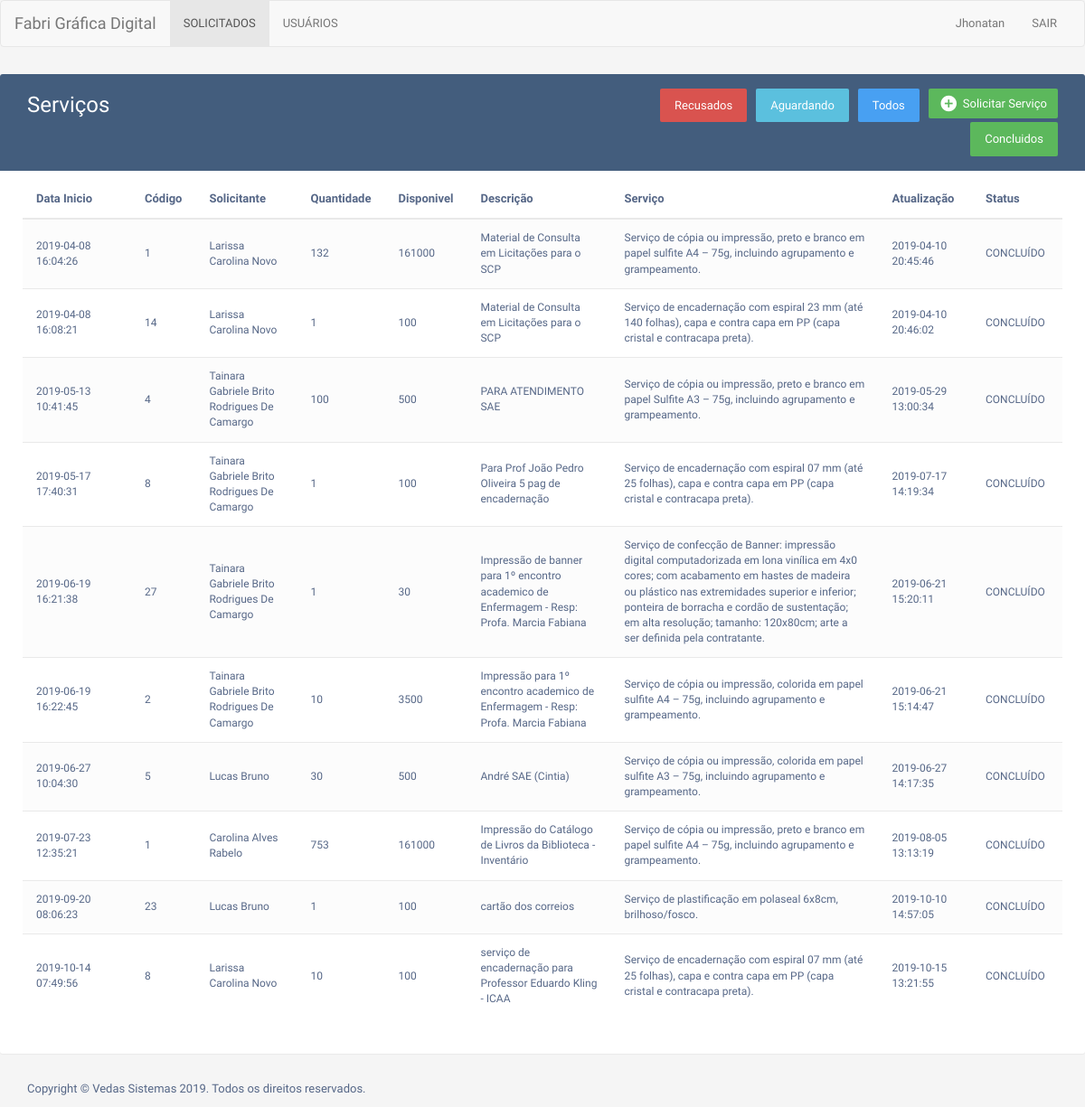
Page /interno/administrador/concluidos.php (signed in) on the committed database.
### tables this page shows
CREATE TABLE `impressao` (
  `id` int(11) NOT NULL,
  `data_inicio` datetime DEFAULT CURRENT_TIMESTAMP,
  `descricao` varchar(250) NOT NULL,
  `quantidade` int(10) NOT NULL,
  `id_produto` int(11) NOT NULL,
  `status` int(11) NOT NULL,
  `data` timestamp NULL DEFAULT CURRENT_TIMESTAMP,
  `id_professor` int(11) NOT NULL,
  `unidade` int(11) DEFAULT NULL
);

CREATE TABLE `produtos` (
  `id` int(11) NOT NULL,
  `codigo` int(11) NOT NULL,
  `descricao_prod` varchar(500) NOT NULL,
  `quantidade` int(11) NOT NULL,
  `valor_unidade` decimal(10,2) NOT NULL,
  `status` int(1) DEFAULT NULL
);

CREATE TABLE `usuarios` (
  `id` int(11) NOT NULL,
  `matricula` int(11) NOT NULL,
  `nome` varchar(220) NOT NULL,
  `login` varchar(220) NOT NULL,
  `senha` varchar(64) NOT NULL,
  `nivel` int(11) NOT NULL,
  `unidade` int(11) NOT NULL,
  `status` int(11) NOT NULL
);

### interno/administrador/concluidos.php (the view, shortened to what this page needs)
<?php
include_once("../conexao_bd.php");
 $VarNome  = $_SESSION['s_nome'];
 $VarUnidade = $_SESSION['s_unidade'];
?>
<!DOCTYPE html>
<html lang="en">
<head>
<link rel="stylesheet" href="https://maxcdn.bootstrapcdn.com/font-awesome/4.7.0/css/font-awesome.min.css">
<link rel="stylesheet" href="https://maxcdn.bootstrapcdn.com/bootstrap/3.3.7/css/bootstrap.min.css">
</head>
<body>
      <nav class="navbar navbar-default">
        <div class="container-fluid">
          <div class="navbar-header">
            <a class="navbar-brand" href="#">Fabri Gráfica Digital</a>
          </div>
          <div id="navbar" class="navbar-collapse collapse">
            <ul class="nav navbar-nav">
              <li  class="active"><a href="index.php">SOLICITADOS</a></li>
              <li><a href="usuarios.php">USUÁRIOS</a></li>
            </ul>
            <ul class="nav navbar-nav navbar-right">
              <li><a href="#"><?php echo "$VarNome"; ?></a></li>
              <li><a href="../administrador/logout.php">SAIR</a></li>
            </ul>
          </div>
        </div>
      </nav>
        <div class="table-wrapper">
            <div class="table-title">
                <div class="row">
                    <div class="col-sm-6">
            <h2>Serviços</b></h2>
          </div>
          <div class="col-sm-6">
            <a href="solicitar_servico.php" class="btn btn-success"><i class="material-icons">&#xE147;</i> <span>Solicitar Serviço</span></a>
            <a href="index.php"><button class="btn btn-lg " style="background-color: #48a0f2;">Todos</button></a>
            <a href="aguardando.php"><button class="btn btn-lg btn-info">Aguardando</button></a>
            <a href="recusados.php"><button class="btn btn-lg btn-danger">Recusados</button></a>
            <a href="concluidos.php"><button class="btn btn-lg btn-success">Concluidos</button></a>
          </div>
                </div>
            </div>
            <table class="table table-striped table-hover">
                <thead>
                    <tr>
                        <th style="width: 120px;">Data Inicio</th>
                        <th>Código</th>
                        <th>Solicitante</th>
                        <th>Quantidade</th>
                        <th>Disponivel</th>
                        <th>Descrição</th>
                        <th>Serviço</th>
                        <th>Atualização</th>
                        <th>Status</th>
                    </tr>
                </thead>
                <tbody>
                   <?php
    $result_impres= "SELECT impressao.id,impressao.descricao,
impressao.quantidade,impressao.status,
produtos.quantidade-
(select coalesce(sum(impressao2.quantidade),0) from impressao impressao2
    where (impressao2.status=1 or
impressao2.status=3 or impressao2.status=4) and extract(month FROM impressao2.data)=1
and extract(year FROM impressao2.data)=2019 and impressao2.id_produto=impressao.id_produto)
as disponivel,
impressao.id_produto,impressao.data_inicio,produtos.descricao_prod, produtos.codigo,
case when impressao.status=0 then 'AGUARDANDO'
when impressao.status=1 then 'CONFIRMADO'
when impressao.status=2 then 'RECUSADO'
when impressao.status=3 then 'EXECUTANDO'
when impressao.status=4 then 'CONCLUÍDO' end as Status,
impressao.data, impressao.id_professor, usuarios.nome as Solicitante, usuarios2.nome as Executor FROM impressao
left join produtos on (produtos.id=impressao.id_produto)
left join usuarios on (impressao.id_professor = usuarios.id)
left join usuarios usuarios2 on (impressao.status = usuarios2.id)
WHERE impressao.status=4 AND impressao.unidade = $VarUnidade";
    $resultado_impres = mysqli_query($conn, $result_impres);
    ?>
    <?php while($rows_impres = mysqli_fetch_assoc($resultado_impres)){
    ?>
            <tr style="font-size: 12px">
            <td><?php echo $rows_impres['data_inicio']; ?></td>
            <td><?php echo $rows_impres['codigo']; ?></td>
            <td><?php echo $rows_impres['Solicitante']; ?></td>
            <td><?php echo $rows_impres['quantidade']; ?></td>
            <td><?php echo $rows_impres['disponivel']; ?></td>
            <td><?php echo $rows_impres['descricao']; ?></td>
            <td><?php echo $rows_impres['descricao_prod']; ?></td>
                <td><?php echo $rows_impres['data']; ?></td>
                <td><?php echo $rows_impres['Status']; ?></td>
                         </tr>
                  <?php }?>
                </tbody>
            </table>
        </div>
     <footer>
<div class="footer" id="footer">
        <div class="container">
            <p class="pull-left"> Copyright © Vedas Sistemas 2019. Todos os direitos reservados. </p>
        </div>
    </div>
</footer>
</body>
</html>

### interno/administrador/concluidos.php (style rules this page uses)
body { color: #566787; background: #f5f5f5; font-family: 'Varela Round', sans-serif; font-size: 13px; }
.table-wrapper { background: #fff; padding: 20px 25px; margin: 30px 0; border-radius: 3px; box-shadow: 0 1px 1px rgba(0,0,0,.05); }
.table-title { padding-bottom: 15px; background: #435d7d; color: #fff; padding: 16px 30px; margin: -20px -25px 10px; border-radius: 3px 3px 0 0; }
.table-title h2 { margin: 5px 0 0; font-size: 24px; }
.table-title .btn { color: #fff; float: right; font-size: 13px; border: none; min-width: 50px; border-radius: 2px; border: none; outline: none !important; margin-left: 10px; }
.table-title .btn i { float: left; font-size: 21px; margin-right: 5px; }
.table-title .btn span { float: left; margin-top: 2px; }
table.table tr th, table.table tr td { border-color: #e9e9e9; padding: 12px 15px; vertical-align: middle; }
table.table tr th:first-child { width: 60px; }
table.table tr th:last-child { width: 100px; }
table.table-striped tbody tr:nth-of-type(odd) { background-color: #fcfcfc; }

### rows in the picture
impressao: data_inicio "2019-04-08 16:04:26", id_produto.codigo "1", id_professor.nome "Larissa Carolina Novo", quantidade "132", disponivel "161000", descricao "Material de Consulta em Licitações para o SCP", id_produto.descricao_prod "Serviço de cópia ou impressão, preto e branco em papel sulfite A4 – 75g, incluindo agrupamento e grampeamento.", data "2019-04-10 20:45:46", Status "CONCLUÍDO"
impressao: data_inicio "2019-04-08 16:08:21", id_produto.codigo "14", id_professor.nome "Larissa Carolina Novo", quantidade "1", disponivel "100", descricao "Material de Consulta em Licitações para o SCP", id_produto.descricao_prod "Serviço de encadernação com espiral 23 mm (até 140 folhas), capa e contra capa em PP (capa cristal e contracapa preta).", data "2019-04-10 20:46:02", Status "CONCLUÍDO"
impressao: data_inicio "2019-05-13 10:41:45", id_produto.codigo "4", id_professor.nome "Tainara Gabriele Brito Rodrigues De Camargo", quantidade "100", disponivel "500", descricao "PARA ATENDIMENTO SAE", id_produto.descricao_prod "Serviço de cópia ou impressão, preto e branco em papel Sulfite A3 – 75g, incluindo agrupamento e grampeamento.", data "2019-05-29 13:00:34", Status "CONCLUÍDO"
impressao: data_inicio "2019-05-17 17:40:31", id_produto.codigo "8", id_professor.nome "Tainara Gabriele Brito Rodrigues De Camargo", quantidade "1", disponivel "100", descricao "Para Prof João Pedro Oliveira 5 pag de encadernação", id_produto.descricao_prod "Serviço de encadernação com espiral 07 mm (até 25 folhas), capa e contra capa em PP (capa cristal e contracapa preta).", data "2019-07-17 14:19:34", Status "CONCLUÍDO"
impressao: data_inicio "2019-06-19 16:21:38", id_produto.codigo "27", id_professor.nome "Tainara Gabriele Brito Rodrigues De Camargo", quantidade "1", disponivel "30", descricao "Impressão de banner para 1º encontro academico de Enfermagem - Resp: Profa. Marcia Fabiana", id_produto.descricao_prod "Serviço de confecção de Banner: impressão digital computadorizada em lona vinílica em 4x0 cores; com acabamento em hastes de madeira ou plástico nas extremidades superior e inferior; ponteira de borracha e cordão de sustentação; em alta resolução; tamanho: 120x80cm; arte a ser definida pela contratante.", data "2019-06-21 15:20:11", Status "CONCLUÍDO"
impressao: data_inicio "2019-06-19 16:22:45", id_produto.codigo "2", id_professor.nome "Tainara Gabriele Brito Rodrigues De Camargo", quantidade "10", disponivel "3500", descricao "Impressão para 1º encontro academico de Enfermagem - Resp: Profa. Marcia Fabiana", id_produto.descricao_prod "Serviço de cópia ou impressão, colorida em papel sulfite A4 – 75g, incluindo agrupamento e grampeamento.", data "2019-06-21 15:14:47", Status "CONCLUÍDO"
impressao: data_inicio "2019-06-27 10:04:30", id_produto.codigo "5", id_professor.nome "Lucas Bruno", quantidade "30", disponivel "500", descricao "André SAE (Cintia)", id_produto.descricao_prod "Serviço de cópia ou impressão, colorida em papel sulfite A3 – 75g, incluindo agrupamento e grampeamento.", data "2019-06-27 14:17:35", Status "CONCLUÍDO"
impressao: data_inicio "2019-07-23 12:35:21", id_produto.codigo "1", id_professor.nome "Carolina Alves Rabelo", quantidade "753", disponivel "161000", descricao "Impressão do Catálogo de Livros da Biblioteca - Inventário", id_produto.descricao_prod "Serviço de cópia ou impressão, preto e branco em papel sulfite A4 – 75g, incluindo agrupamento e grampeamento.", data "2019-08-05 13:13:19", Status "CONCLUÍDO"
impressao: data_inicio "2019-09-20 08:06:23", id_produto.codigo "23", id_professor.nome "Lucas Bruno", quantidade "1", disponivel "100", descricao "cartão dos correios", id_produto.descricao_prod "Serviço de plastificação em polaseal 6x8cm, brilhoso/fosco.", data "2019-10-10 14:57:05", Status "CONCLUÍDO"
impressao: data_inicio "2019-10-14 07:49:56", id_produto.codigo "8", id_professor.nome "Larissa Carolina Novo", quantidade "10", disponivel "100", descricao "serviço de encadernação para Professor Eduardo Kling - ICAA", id_produto.descricao_prod "Serviço de encadernação com espiral 07 mm (até 25 folhas), capa e contra capa em PP (capa cristal e contracapa preta).", data "2019-10-15 13:21:55", Status "CONCLUÍDO"

### other values in the picture
$VarNome "Jhonatan"
